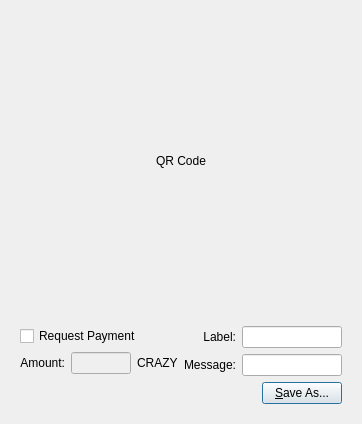
<?xml version="1.0" encoding="UTF-8"?>
<ui version="4.0">
 <class>QRCodeDialog</class>
 <widget class="QDialog" name="QRCodeDialog">
  <property name="geometry">
   <rect>
    <x>0</x>
    <y>0</y>
    <width>320</width>
    <height>404</height>
   </rect>
  </property>
  <property name="windowTitle">
   <string>Dialog</string>
  </property>
  <layout class="QVBoxLayout" name="verticalLayout_3">
   <item>
    <widget class="QLabel" name="lblQRCode">
     <property name="sizePolicy">
      <sizepolicy hsizetype="Expanding" vsizetype="Expanding">
       <horstretch>0</horstretch>
       <verstretch>0</verstretch>
      </sizepolicy>
     </property>
     <property name="minimumSize">
      <size>
       <width>300</width>
       <height>300</height>
      </size>
     </property>
     <property name="text">
      <string>QR Code</string>
     </property>
     <property name="alignment">
      <set>Qt::AlignCenter</set>
     </property>
     <property name="wordWrap">
      <bool>true</bool>
     </property>
    </widget>
   </item>
   <item>
    <widget class="QWidget" name="widget" native="true">
     <layout class="QVBoxLayout" name="verticalLayout_2">
      <item>
       <layout class="QHBoxLayout" name="horizontalLayout_2">
        <item>
         <layout class="QVBoxLayout" name="verticalLayout">
          <item>
           <widget class="QCheckBox" name="chkReqPayment">
            <property name="enabled">
             <bool>true</bool>
            </property>
            <property name="text">
             <string>Request Payment</string>
            </property>
           </widget>
          </item>
          <item>
           <layout class="QHBoxLayout" name="horizontalLayout">
            <item>
             <widget class="QLabel" name="lblAmount">
              <property name="sizePolicy">
               <sizepolicy hsizetype="Preferred" vsizetype="Maximum">
                <horstretch>0</horstretch>
                <verstretch>0</verstretch>
               </sizepolicy>
              </property>
              <property name="text">
               <string>Amount:</string>
              </property>
              <property name="alignment">
               <set>Qt::AlignRight|Qt::AlignTrailing|Qt::AlignVCenter</set>
              </property>
              <property name="buddy">
               <cstring>lnReqAmount</cstring>
              </property>
             </widget>
            </item>
            <item>
             <widget class="QLineEdit" name="lnReqAmount">
              <property name="enabled">
               <bool>false</bool>
              </property>
              <property name="minimumSize">
               <size>
                <width>60</width>
                <height>0</height>
               </size>
              </property>
              <property name="alignment">
               <set>Qt::AlignRight|Qt::AlignTrailing|Qt::AlignVCenter</set>
              </property>
             </widget>
            </item>
            <item>
             <widget class="QLabel" name="lblBTC">
              <property name="sizePolicy">
               <sizepolicy hsizetype="Preferred" vsizetype="Maximum">
                <horstretch>0</horstretch>
                <verstretch>0</verstretch>
               </sizepolicy>
              </property>
              <property name="text">
               <string>CRAZY</string>
              </property>
              <property name="buddy">
               <cstring>lnReqAmount</cstring>
              </property>
             </widget>
            </item>
           </layout>
          </item>
         </layout>
        </item>
        <item>
         <layout class="QGridLayout" name="gridLayout">
          <item row="0" column="0">
           <widget class="QLabel" name="lblLabel">
            <property name="text">
             <string>Label:</string>
            </property>
            <property name="alignment">
             <set>Qt::AlignRight|Qt::AlignTrailing|Qt::AlignVCenter</set>
            </property>
            <property name="buddy">
             <cstring>lnLabel</cstring>
            </property>
           </widget>
          </item>
          <item row="0" column="1">
           <widget class="QLineEdit" name="lnLabel">
            <property name="minimumSize">
             <size>
              <width>100</width>
              <height>0</height>
             </size>
            </property>
           </widget>
          </item>
          <item row="1" column="0">
           <widget class="QLabel" name="lblMessage">
            <property name="text">
             <string>Message:</string>
            </property>
            <property name="alignment">
             <set>Qt::AlignRight|Qt::AlignTrailing|Qt::AlignVCenter</set>
            </property>
            <property name="buddy">
             <cstring>lnMessage</cstring>
            </property>
           </widget>
          </item>
          <item row="1" column="1">
           <widget class="QLineEdit" name="lnMessage">
            <property name="minimumSize">
             <size>
              <width>100</width>
              <height>0</height>
             </size>
            </property>
           </widget>
          </item>
         </layout>
        </item>
       </layout>
      </item>
      <item>
       <layout class="QHBoxLayout" name="horizontalLayout_3">
        <item>
         <spacer name="horizontalSpacer">
          <property name="orientation">
           <enum>Qt::Horizontal</enum>
          </property>
          <property name="sizeHint" stdset="0">
           <size>
            <width>40</width>
            <height>20</height>
           </size>
          </property>
         </spacer>
        </item>
        <item>
         <widget class="QPushButton" name="btnSaveAs">
          <property name="text">
           <string>&amp;Save As...</string>
          </property>
         </widget>
        </item>
       </layout>
      </item>
     </layout>
    </widget>
   </item>
  </layout>
 </widget>
 <resources/>
 <connections>
  <connection>
   <sender>chkReqPayment</sender>
   <signal>clicked(bool)</signal>
   <receiver>lnReqAmount</receiver>
   <slot>setEnabled(bool)</slot>
   <hints>
    <hint type="sourcelabel">
     <x>92</x>
     <y>285</y>
    </hint>
    <hint type="destinationlabel">
     <x>98</x>
     <y>311</y>
    </hint>
   </hints>
  </connection>
 </connections>
</ui>
